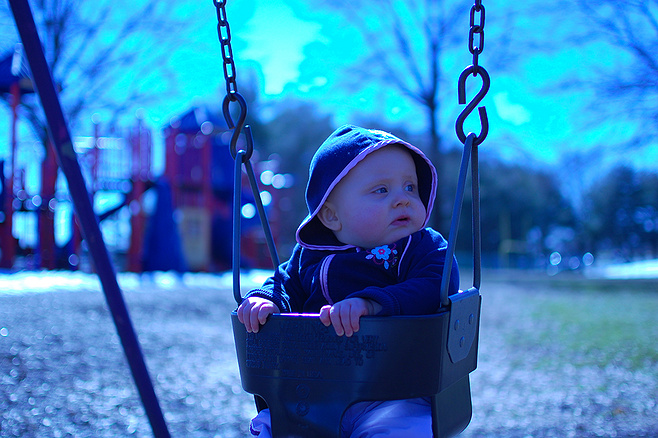
#> input picture hw2/data/white-balance-incorrect.jpg, 658 x 438 px
$ jupyter execute --allow-errors Homework.ipynb
#> lines starting #> are read from the running program, lines starting #| are printed output that depends on the picture
# HOMEWORK 2
For this homework you will have to complete and implement the colour balancing for:
* Gray world algorithm
* Scale-by-max algorithm

You are free to use your own images. Experiment with more images and think about the effect each of the algorithms has on the resulting (balanced) image.

### Colour Balancing
In this notebook we will show different type of colour balancing making use of von Kries' hypothesis.

[cell 1]
import cv2
import numpy as np
from matplotlib import pyplot as plt
plt.rcParams['figure.figsize'] = [15, 5]

[cell 2]
img = cv2.imread('../data/sea.jpg')
#> (the rest of this cell did not finish here and is left out)

### White patch
In white patch algorithm we choose a group of pixels we know they should be white. We then scale the resulting image colour channels by this white patch.

[cell 3]
# Define white patch and the coefficients
row, col = 485, 864
#> (the rest of this cell did not finish here and is left out)

### Gray world
This algorithm assumes that a scene, on average, is gray.

[cell 4]
# Load your image
img = cv2.imread('data/white-balance-incorrect.jpg')
#> img is the input picture: shape (438, 658, 3); mean B, G, R 187, 124, 53.8
img = cv2.cvtColor(img, cv2.COLOR_BGR2RGB)

balanced = np.zeros_like(img, dtype=np.float32)
img = img.astype(np.float32)

# Compute the mean values for all three colour channels (red, green, blue)
mean_r = img[..., 0].mean()
#> mean_r = 53.79
mean_g = img[..., 1].mean()
#> mean_g = 124
mean_b = img[..., 2].mean()
#> mean_b = 187

mean_gray = (mean_r + mean_g + mean_b) / 3.0
#> mean_gray = 121.6

# Compute the coefficients kr, kg, kb
# Note: there are 3 coefficients to compute but we only have 2 equations.
# Therefore, you have to make an assumption, fix the value of one of the
# coefficients and compute the remining two
# Hint: You can fix the coefficient of the brightest colour channel to 1.
k_r = mean_gray / mean_r
#> k_r = 2.26
k_g = mean_gray / mean_g
#> k_g = 0.981
k_b = mean_gray / mean_b
#> k_b = 0.65

# Apply color balancing and generate the balanced image
balanced[..., 0] = img[..., 0] * k_r
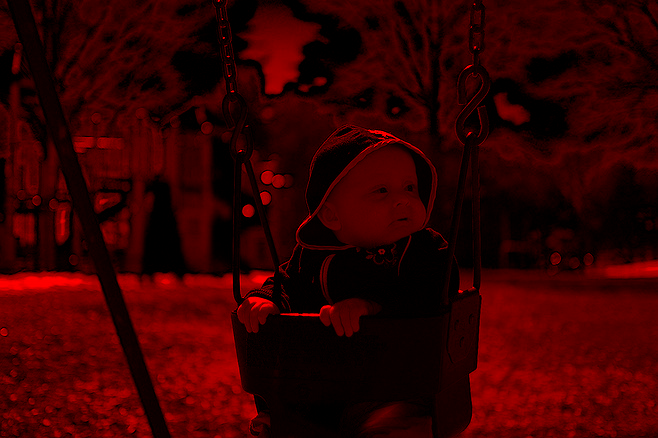
#> balanced: shape (438, 658, 3) float32; mean R, G, B 121.6, 0, 0; drawn with min black and max white
balanced[..., 1] = img[..., 1] * k_g
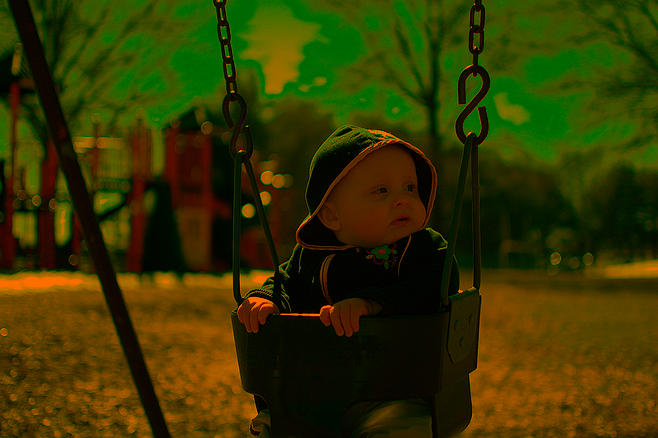
#> balanced: shape (438, 658, 3) float32; mean R, G, B 121.6, 121.6, 0; drawn with min black and max white
balanced[..., 2] = img[..., 2] * k_b
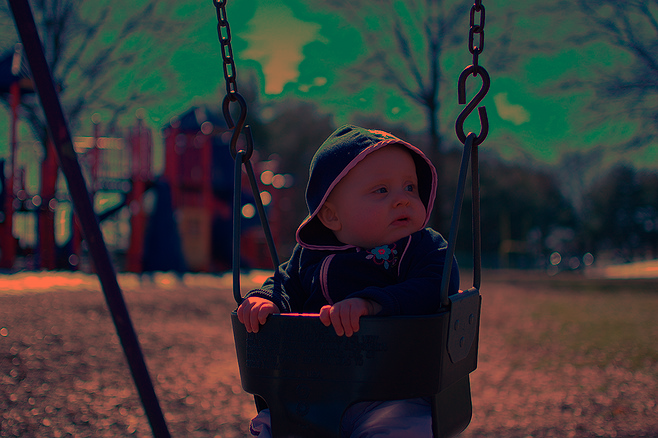
#> balanced: shape (438, 658, 3) float32; mean R, G, B 121.6, 121.6, 121.6; drawn with min black and max white

# Show the original and the balanced image side by side
balanced = np.clip(balanced, 0, 255).astype(np.uint8)
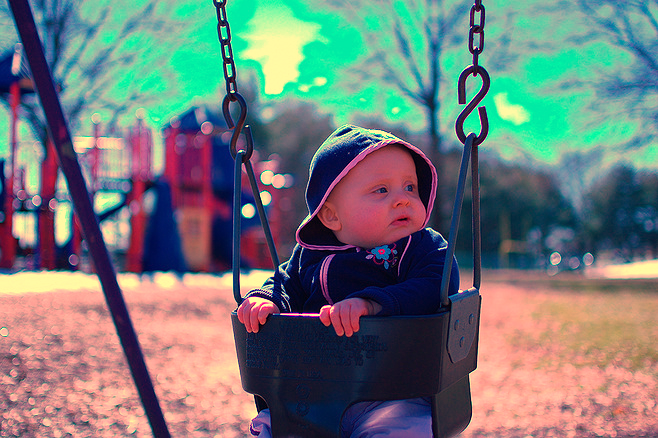
#> balanced: shape (438, 658, 3); mean R, G, B 114.4, 121.1, 121.1
comparison = cv2.hconcat([img.astype(np.uint8), balanced])
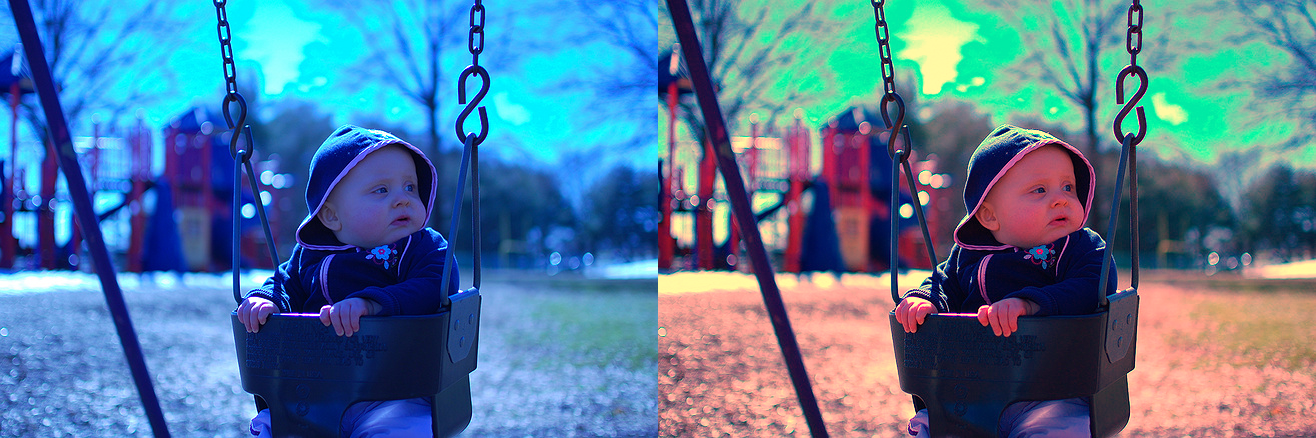
#> comparison: shape (438, 1316, 3); mean R, G, B 84.1, 122.5, 154
plt.imshow(comparison)

### Scale-by-max
This is a straightforward algorithm that scales each colour channel by its maximum value. Note that it is sensitive to noise and saturations.

[cell 5]
# Load your image
img = cv2.imread('data/scale_max_example.png')
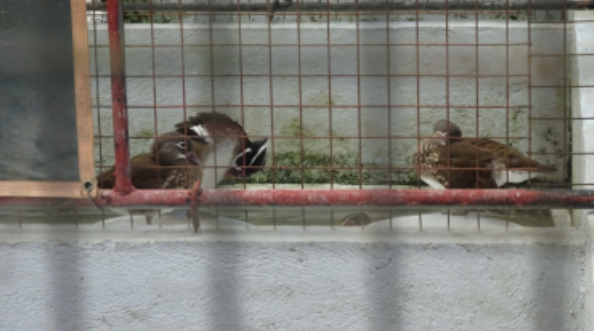
#> input picture hw2/data/scale_max_example.png, 594 x 331 px
#> img is the input picture: shape (331, 594, 3); mean B, G, R 117.9, 124.2, 125.8
img = cv2.cvtColor(img, cv2.COLOR_BGR2RGB)

# Compute the maximum values for all three colour channels (red, green, blue)
img_float = img.astype(np.float32)
max_r = np.max(img_float[:, :, 0])
#> max_r = 228
max_g = np.max(img_float[:, :, 1])
#> max_g = 229
max_b = np.max(img_float[:, :, 2])
#> max_b = 230

max_all = max(max_b, max_g, max_r)
#> max_all = 230
img_float[:, :, 0] *= max_all / max_r
img_float[:, :, 1] *= max_all / max_g
img_float[:, :, 2] *= max_all / max_b

# Apply scale-by-max balancing and generate the balanced image
balanced = np.clip(img_float, 0, 255).astype(np.uint8)
#> balanced: shape (331, 594, 3)

comparison = cv2.hconcat([img, balanced])
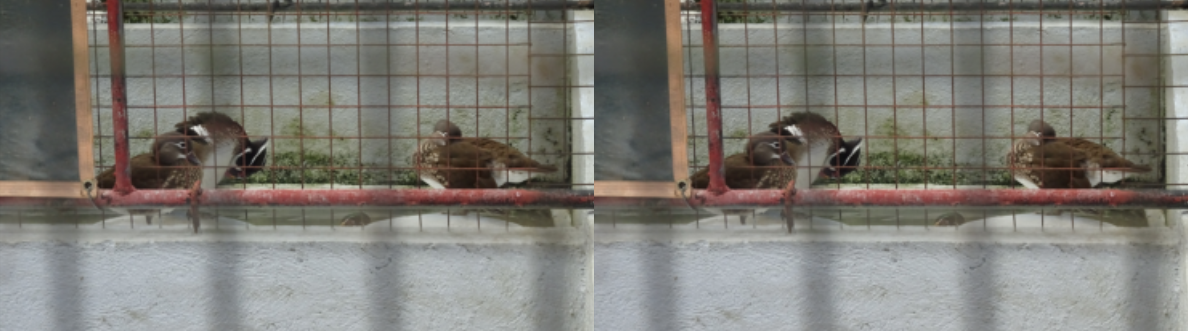
#> comparison: shape (331, 1188, 3); mean R, G, B 126.1, 124.2, 117.9
plt.imshow(comparison)
